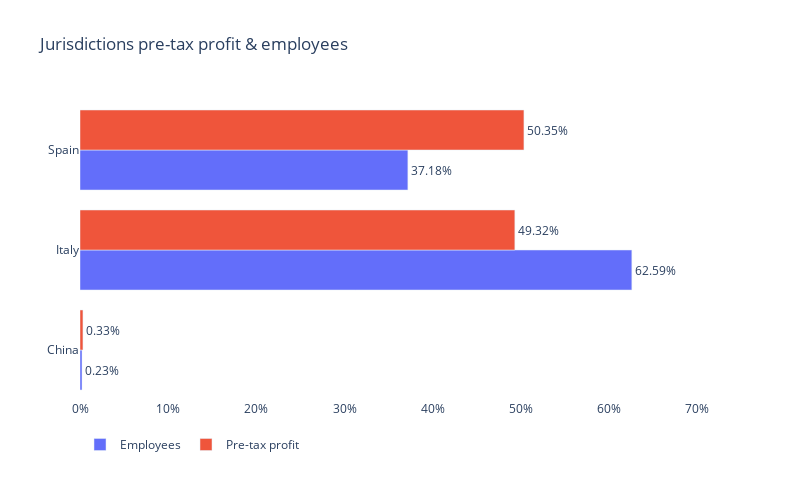

This figure's notebook cell:
### Code cell
display_pretax_profit_and_employees_rank(df=df, company=company, year=year)

### Figure 1 — Plotly figure (JSON) as saved in the notebook; plotly's stock layout.template omitted (floating-point values rounded to 4 significant figures)
{"data": [{"alignmentgroup": "True", "hovertemplate": "%{y: text}: %{x: .3%}", "legendgroup": "Employees", "marker": {"color": "#636efa", "pattern": {"shape": ""}}, "name": "Employees", "offsetgroup": "Employees", "orientation": "h", "showlegend": true, "textposition": ["outside", "outside", "outside"], "texttemplate": "%{x:.2%}", "type": "bar", "x": [0.002295, 0.6259, 0.3718], "xaxis": "x", "y": ["China", "Italy", "Spain"], "yaxis": "y"}, {"alignmentgroup": "True", "hovertemplate": "%{y: text}: %{x: .3%}", "legendgroup": "Pre-tax profit", "marker": {"color": "#EF553B", "pattern": {"shape": ""}}, "name": "Pre-tax profit", "offsetgroup": "Pre-tax profit", "orientation": "h", "showlegend": true, "textposition": ["outside", "outside", "outside"], "texttemplate": "%{x:.2%}", "type": "bar", "x": [0.003343, 0.4932, 0.5035], "xaxis": "x", "y": ["China", "Italy", "Spain"], "yaxis": "y"}], "layout": {"barmode": "group", "height": 480, "legend": {"orientation": "h", "title": {"text": ""}, "tracegroupgap": 0}, "plot_bgcolor": "white", "title": {"text": "Jurisdictions pre-tax profit & employees"}, "width": 800, "xaxis": {"anchor": "y", "domain": [0, 1], "range": [0, 0.7259], "tickformat": ".0%", "title": {}}, "yaxis": {"anchor": "x", "domain": [0, 1], "title": {}}}}
